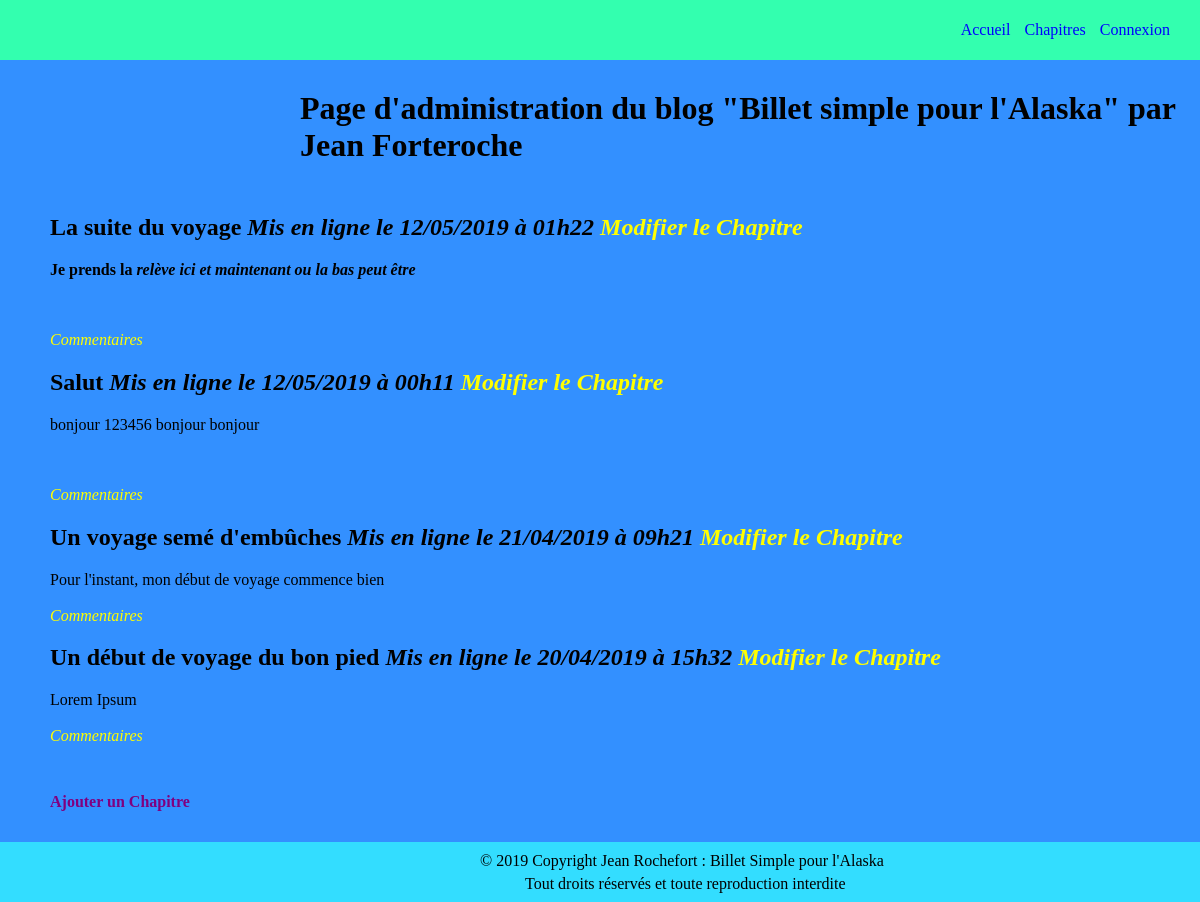
Before: / with the older database file.
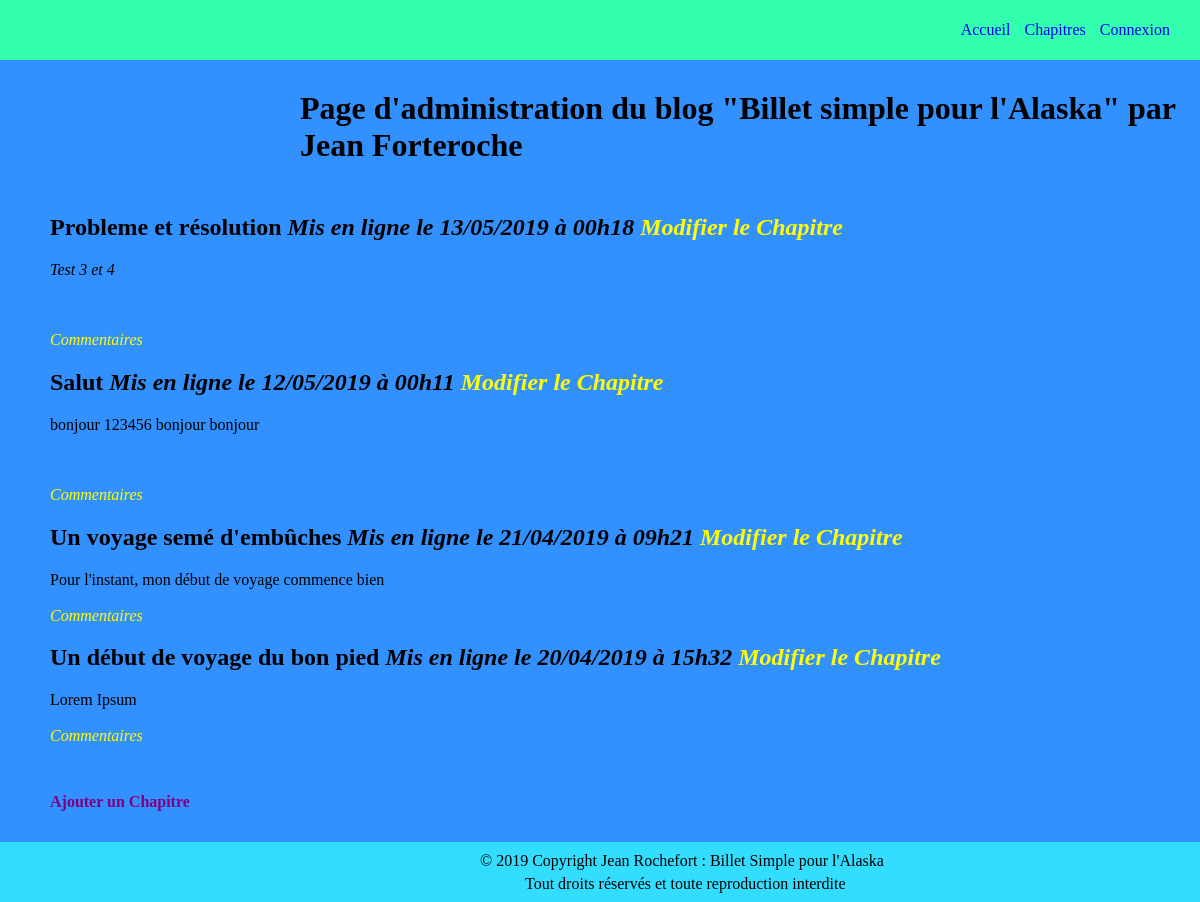
After: the same page with the newer database file.
### tables this page shows
CREATE TABLE IF NOT EXISTS `post` (
  `id` int(11) NOT NULL AUTO_INCREMENT,
  `FK_admin` int(11) NOT NULL,
  `title` varchar(255) NOT NULL,
  `content` text NOT NULL,
  `state` tinyint(1) NOT NULL DEFAULT '1',
  `date_hours` datetime NOT NULL,
  PRIMARY KEY (`id`),
  KEY `FK_admin` (`id`)
);

### controller/Chapter_frontend.php (called while the page is built, shortened)
<?php
require_once('model/ChapterConnexion.php');
class ChapterController
{
	public function listChapter()
	{
		$postManager = new \OpenClassrooms\projetopenclassroom\model\ChapterConnexion();
		$posts = $postManager->getPosts();
		require('view/listChapters.php');
	}
}

### model/ChapterConnexion.php (called while the page is built, shortened)
<?php
class ChapterConnexion extends Connexion
{
	public function getPosts()
	{
		$db = $this->dbConnect();
		$req = $db->query('SELECT id, title, content, DATE_FORMAT(date_hours, \'%d/%m/%Y à %Hh%i\') AS date_fr FROM post WHERE state = TRUE ORDER BY date_hours DESC LIMIT 0, 5 ') ;
		return $req;
	}
}

### view/listChapters.php (the view, shortened to what this page needs)
<?php require('header.php'); ?>
<h1 id="adminTitle">Page d'administration du blog "Billet simple pour l'Alaska" par Jean Forteroche </h1>
<div id="containerChapter">
<?php
while ($data = $posts->fetch())
{
?>
	<div class="chapter">
		<h2>
			<?= htmlspecialchars($data['title']) ?>
			<em> Mis en ligne le <?= $data['date_fr'] ?></em> <em><a href="index.php?action=editChapter&amp;id=<?= $data['id'] ?>"> Modifier le Chapitre</a></em>
		</h2>
			<?= nl2br($data['content']) ?>
			<br /><br />
			<em><a href="index.php?action=post&amp;id=<?= $data['id'] ?>">Commentaires</a></em>
	</div>
<?php
}
?>
</div>
<div id="addChapter">
	<br />
	<a href="index.php?action=addChapter">Ajouter un Chapitre</a>
</div>
<div id="signalsComment">
    <h3> Commentaires signalés</h3>
</div>
<?php require('footer.php'); ?>
<?php $content = ob_get_clean(); ?>
<?php require('template.php'); ?>

### index.php (shortened to what this page needs)
<?php
require('controller/Chapter_frontend.php');
$chap = new \OpenClassrooms\projetopenclassroom\controller\ChapterController();
$comment = new \OpenClassrooms\projetopenclassroom\controller\CommentController();
try {
    if (isset($_GET['action'])) {
        if ($_GET['action'] == 'listChapter') {
            $chap->listChapter();
        } elseif ($_GET['action'] == 'post') {
            if (isset($_GET['id']) && $_GET['id'] > 0) {
                $comment->listComment();
            } else {
                throw new Exception('Erreur: aucun identifiant de chapitre envoyé');
            }
        } elseif ($_GET['action'] == 'addComment') {
            if (isset($_GET['id']) && $_GET['id'] > 0) {
                if (!empty($_POST['author']) && !empty($_POST['comment'])) {
                    $comment->addComment($_GET['id'], $_POST['author'], $_POST['comment']);
                } else {
                    echo 'Erreur: tout les champs ne sont pas remplis !';
                }
            } else {
                echo 'Erreur! aucun identifiant de chapitre envoyé';
            }
        } elseif ($_GET['action'] == 'deleteComment') {
            if (isset($_GET['id']) && $_GET['id'] > 0) {
                $comment->deleteComment($_GET['id']);
            } else {
                throw new Exception("Aucun identifiant de commentaire envoyé ");
            }
        } elseif ($_GET['action'] == 'addChapter') {
            if (!empty($_POST)) {
                if (!empty($_POST['title']) && !empty($_POST['content'])) {
                    $chap->addChapter($_POST['title'], $_POST['content']);
                } else {
                    echo 'Erreur: tout les champs ne sont pas remplis !';
                }
            } else {
                $chap->writeChapter();
            }
        } elseif ($_GET['action'] == 'editChapter') {
            if (isset($_GET['id']) && $_GET['id'] > 0) {
                $chap->editChapter($_GET['id']);
            } else {
                throw new Exception("Aucun identifiant de chapitre envoyé");
            }
        } elseif ($_GET['action'] == 'deleteChapter') {
            if (isset($_GET['id']) && $_GET['id'] > 0) {
                $chap->deleteChapter($_GET['id']);
            } else {
                throw new Exception("Aucun identifiant de chapitre envoyé ");
            }
        }
    } else {
        $chap->listChapter();
    }
}
catch(Exception $e) {
    echo 'Erreur : Désolé pour la gêne occasionné';
}

### view/header.php
<nav id="menu">
    <div class="element_menu">
        <ul>
            <li><a href="view/main.php">Accueil</a></li>
            <li><a href="view/visitorView.php">Chapitres</a></li>
            <li><a href="view/login.php">Connexion</a></li>
        </ul>
    </div>
</nav>

### view/footer.php (shortened to what this page needs)
<head>
        <link href="../public/css/style.css" rel="stylesheet" />
</head>
<div id="footer">
	<p> © 2019 Copyright Jean Rochefort : Billet Simple pour l'Alaska </p>
	<p class="space">Tout droits réservés et toute reproduction interdite </p>
</div>

### view/template.php (shortened to what this page needs)
<!DOCTYPE html>
<html>
    <head>
        <link href="public/css/style.css" rel="stylesheet" />
    </head>
    <body>
    	<?= $content ?>
    </body>
</html>

### public/css/style.css (style rules this page uses)
body { background-color: #3390FF; padding: 0; margin: 0; text-decoration: none; }
a { text-decoration: none; color: yellow; }
#adminTitle { margin-left:25%; }
#containerChapter { margin-left: 50px; margin-top: 50px; margin-bottom: 30px; }
#addChapter { margin-left: 50px; font-weight: bold; }
#addChapter a { color: purple; }
#signalsComment { margin-top: 50px; margin-left: 50px; }
#menu { margin-bottom: 30px; width:100%; background-color: #33FFAF; height:60px; }
ul { float:right; padding-right: 20px; padding-top: 5px; }
li { display : inline; text-align:right; padding-right: 10px; }
li a { color:blue; }
#footer { position: fixed; bottom: 0; width: 100%; height: 55px; background-color: #33DDFF; padding-top: 5px; padding-left: 40%; }
#footer p { margin-bottom: 0; margin-top: 0; padding-top: 5px; }
.space { padding-left: 45px; margin-bottom: 10px; }

Changed rows visible on the page:
no longer on this page (row edited): post: title "La suite du voyage", date_fr "12/05/2019 à 01h22", content "Je prends la relève ici et maintenant ou la bas peut être"
added post: title "Probleme et résolution", date_fr "13/05/2019 à 00h18", content "Test 3 et 4"
